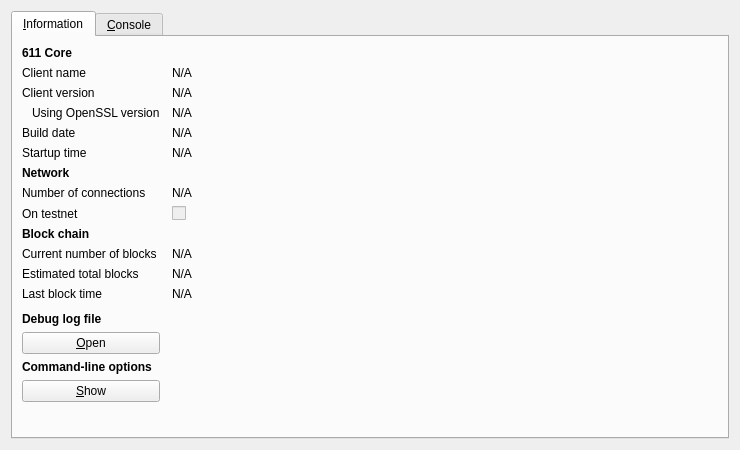
<?xml version="1.0" encoding="UTF-8"?>
<ui version="4.0">
 <class>RPCConsole</class>
 <widget class="QDialog" name="RPCConsole">
  <property name="geometry">
   <rect>
    <x>0</x>
    <y>0</y>
    <width>740</width>
    <height>450</height>
   </rect>
  </property>
  <property name="windowTitle">
   <string>611 - Debug window</string>
  </property>
  <layout class="QVBoxLayout" name="verticalLayout_2">
   <item>
    <widget class="QTabWidget" name="tabWidget">
     <property name="currentIndex">
      <number>0</number>
     </property>
     <widget class="QWidget" name="tab_info">
      <attribute name="title">
       <string>&amp;Information</string>
      </attribute>
      <layout class="QGridLayout" name="gridLayout" columnstretch="0,1">
       <property name="horizontalSpacing">
        <number>12</number>
       </property>
       <item row="0" column="0">
        <widget class="QLabel" name="label_9">
         <property name="font">
          <font>
           <weight>75</weight>
           <bold>true</bold>
          </font>
         </property>
         <property name="text">
          <string>611 Core</string>
         </property>
        </widget>
       </item>
       <item row="1" column="0">
        <widget class="QLabel" name="label_5">
         <property name="text">
          <string>Client name</string>
         </property>
        </widget>
       </item>
       <item row="1" column="1">
        <widget class="QLabel" name="clientName">
         <property name="cursor">
          <cursorShape>IBeamCursor</cursorShape>
         </property>
         <property name="text">
          <string>N/A</string>
         </property>
         <property name="textFormat">
          <enum>Qt::PlainText</enum>
         </property>
         <property name="textInteractionFlags">
          <set>Qt::LinksAccessibleByMouse|Qt::TextSelectableByKeyboard|Qt::TextSelectableByMouse</set>
         </property>
        </widget>
       </item>
       <item row="2" column="0">
        <widget class="QLabel" name="label_6">
         <property name="text">
          <string>Client version</string>
         </property>
        </widget>
       </item>
       <item row="2" column="1">
        <widget class="QLabel" name="clientVersion">
         <property name="cursor">
          <cursorShape>IBeamCursor</cursorShape>
         </property>
         <property name="text">
          <string>N/A</string>
         </property>
         <property name="textFormat">
          <enum>Qt::PlainText</enum>
         </property>
         <property name="textInteractionFlags">
          <set>Qt::LinksAccessibleByMouse|Qt::TextSelectableByKeyboard|Qt::TextSelectableByMouse</set>
         </property>
        </widget>
       </item>
       <item row="3" column="0">
        <widget class="QLabel" name="label_14">
         <property name="text">
          <string>Using OpenSSL version</string>
         </property>
         <property name="indent">
          <number>10</number>
         </property>
        </widget>
       </item>
       <item row="3" column="1">
        <widget class="QLabel" name="openSSLVersion">
         <property name="cursor">
          <cursorShape>IBeamCursor</cursorShape>
         </property>
         <property name="text">
          <string>N/A</string>
         </property>
         <property name="textFormat">
          <enum>Qt::PlainText</enum>
         </property>
         <property name="textInteractionFlags">
          <set>Qt::LinksAccessibleByMouse|Qt::TextSelectableByKeyboard|Qt::TextSelectableByMouse</set>
         </property>
        </widget>
       </item>
       <item row="4" column="0">
        <widget class="QLabel" name="label_12">
         <property name="text">
          <string>Build date</string>
         </property>
        </widget>
       </item>
       <item row="4" column="1">
        <widget class="QLabel" name="buildDate">
         <property name="cursor">
          <cursorShape>IBeamCursor</cursorShape>
         </property>
         <property name="text">
          <string>N/A</string>
         </property>
         <property name="textFormat">
          <enum>Qt::PlainText</enum>
         </property>
         <property name="textInteractionFlags">
          <set>Qt::LinksAccessibleByMouse|Qt::TextSelectableByKeyboard|Qt::TextSelectableByMouse</set>
         </property>
        </widget>
       </item>
       <item row="5" column="0">
        <widget class="QLabel" name="label_13">
         <property name="text">
          <string>Startup time</string>
         </property>
        </widget>
       </item>
       <item row="5" column="1">
        <widget class="QLabel" name="startupTime">
         <property name="cursor">
          <cursorShape>IBeamCursor</cursorShape>
         </property>
         <property name="text">
          <string>N/A</string>
         </property>
         <property name="textFormat">
          <enum>Qt::PlainText</enum>
         </property>
         <property name="textInteractionFlags">
          <set>Qt::LinksAccessibleByMouse|Qt::TextSelectableByKeyboard|Qt::TextSelectableByMouse</set>
         </property>
        </widget>
       </item>
       <item row="6" column="0">
        <widget class="QLabel" name="label_11">
         <property name="font">
          <font>
           <weight>75</weight>
           <bold>true</bold>
          </font>
         </property>
         <property name="text">
          <string>Network</string>
         </property>
        </widget>
       </item>
       <item row="7" column="0">
        <widget class="QLabel" name="label_7">
         <property name="text">
          <string>Number of connections</string>
         </property>
        </widget>
       </item>
       <item row="7" column="1">
        <widget class="QLabel" name="numberOfConnections">
         <property name="cursor">
          <cursorShape>IBeamCursor</cursorShape>
         </property>
         <property name="text">
          <string>N/A</string>
         </property>
         <property name="textFormat">
          <enum>Qt::PlainText</enum>
         </property>
         <property name="textInteractionFlags">
          <set>Qt::LinksAccessibleByMouse|Qt::TextSelectableByKeyboard|Qt::TextSelectableByMouse</set>
         </property>
        </widget>
       </item>
       <item row="8" column="0">
        <widget class="QLabel" name="label_8">
         <property name="text">
          <string>On testnet</string>
         </property>
        </widget>
       </item>
       <item row="8" column="1">
        <widget class="QCheckBox" name="isTestNet">
         <property name="enabled">
          <bool>false</bool>
         </property>
         <property name="text">
          <string/>
         </property>
        </widget>
       </item>
       <item row="9" column="0">
        <widget class="QLabel" name="label_10">
         <property name="font">
          <font>
           <weight>75</weight>
           <bold>true</bold>
          </font>
         </property>
         <property name="text">
          <string>Block chain</string>
         </property>
        </widget>
       </item>
       <item row="10" column="0">
        <widget class="QLabel" name="label_3">
         <property name="text">
          <string>Current number of blocks</string>
         </property>
        </widget>
       </item>
       <item row="10" column="1">
        <widget class="QLabel" name="numberOfBlocks">
         <property name="cursor">
          <cursorShape>IBeamCursor</cursorShape>
         </property>
         <property name="text">
          <string>N/A</string>
         </property>
         <property name="textFormat">
          <enum>Qt::PlainText</enum>
         </property>
         <property name="textInteractionFlags">
          <set>Qt::LinksAccessibleByMouse|Qt::TextSelectableByKeyboard|Qt::TextSelectableByMouse</set>
         </property>
        </widget>
       </item>
       <item row="11" column="0">
        <widget class="QLabel" name="label_4">
         <property name="text">
          <string>Estimated total blocks</string>
         </property>
        </widget>
       </item>
       <item row="11" column="1">
        <widget class="QLabel" name="totalBlocks">
         <property name="cursor">
          <cursorShape>IBeamCursor</cursorShape>
         </property>
         <property name="text">
          <string>N/A</string>
         </property>
         <property name="textFormat">
          <enum>Qt::PlainText</enum>
         </property>
         <property name="textInteractionFlags">
          <set>Qt::LinksAccessibleByMouse|Qt::TextSelectableByKeyboard|Qt::TextSelectableByMouse</set>
         </property>
        </widget>
       </item>
       <item row="12" column="0">
        <widget class="QLabel" name="label_2">
         <property name="text">
          <string>Last block time</string>
         </property>
        </widget>
       </item>
       <item row="12" column="1">
        <widget class="QLabel" name="lastBlockTime">
         <property name="cursor">
          <cursorShape>IBeamCursor</cursorShape>
         </property>
         <property name="text">
          <string>N/A</string>
         </property>
         <property name="textFormat">
          <enum>Qt::PlainText</enum>
         </property>
         <property name="textInteractionFlags">
          <set>Qt::LinksAccessibleByMouse|Qt::TextSelectableByKeyboard|Qt::TextSelectableByMouse</set>
         </property>
        </widget>
       </item>
       <item row="13" column="0">
        <spacer name="verticalSpacer_2">
         <property name="orientation">
          <enum>Qt::Vertical</enum>
         </property>
         <property name="sizeHint" stdset="0">
          <size>
           <width>20</width>
           <height>20</height>
          </size>
         </property>
        </spacer>
       </item>
       <item row="14" column="0">
        <widget class="QLabel" name="labelDebugLogfile">
         <property name="font">
          <font>
           <weight>75</weight>
           <bold>true</bold>
          </font>
         </property>
         <property name="text">
          <string>Debug log file</string>
         </property>
        </widget>
       </item>
       <item row="15" column="0">
        <widget class="QPushButton" name="openDebugLogfileButton">
         <property name="toolTip">
          <string>Open the 611 debug log file from the current data directory. This can take a few seconds for large log files.</string>
         </property>
         <property name="text">
          <string>&amp;Open</string>
         </property>
         <property name="autoDefault">
          <bool>false</bool>
         </property>
        </widget>
       </item>
       <item row="16" column="0">
        <widget class="QLabel" name="labelCLOptions">
         <property name="font">
          <font>
           <weight>75</weight>
           <bold>true</bold>
          </font>
         </property>
         <property name="text">
          <string>Command-line options</string>
         </property>
        </widget>
       </item>
       <item row="17" column="0">
        <widget class="QPushButton" name="showCLOptionsButton">
         <property name="toolTip">
          <string>Show the 611-Qt help message to get a list with possible 611 command-line options.</string>
         </property>
         <property name="text">
          <string>&amp;Show</string>
         </property>
         <property name="autoDefault">
          <bool>false</bool>
         </property>
        </widget>
       </item>
       <item row="18" column="0">
        <spacer name="verticalSpacer">
         <property name="orientation">
          <enum>Qt::Vertical</enum>
         </property>
         <property name="sizeHint" stdset="0">
          <size>
           <width>20</width>
           <height>40</height>
          </size>
         </property>
        </spacer>
       </item>
      </layout>
     </widget>
     <widget class="QWidget" name="tab_console">
      <attribute name="title">
       <string>&amp;Console</string>
      </attribute>
      <layout class="QVBoxLayout" name="verticalLayout_3">
       <property name="spacing">
        <number>3</number>
       </property>
       <item>
        <widget class="QTextEdit" name="messagesWidget">
         <property name="minimumSize">
          <size>
           <width>0</width>
           <height>100</height>
          </size>
         </property>
         <property name="readOnly">
          <bool>true</bool>
         </property>
         <property name="tabKeyNavigation" stdset="0">
          <bool>false</bool>
         </property>
         <property name="columnCount" stdset="0">
          <number>2</number>
         </property>
        </widget>
       </item>
       <item>
        <layout class="QHBoxLayout" name="horizontalLayout">
         <property name="spacing">
          <number>3</number>
         </property>
         <item>
          <widget class="QLabel" name="label">
           <property name="text">
            <string notr="true">&gt;</string>
           </property>
          </widget>
         </item>
         <item>
          <widget class="QLineEdit" name="lineEdit"/>
         </item>
         <item>
          <widget class="QPushButton" name="clearButton">
           <property name="maximumSize">
            <size>
             <width>24</width>
             <height>24</height>
            </size>
           </property>
           <property name="toolTip">
            <string>Clear console</string>
           </property>
           <property name="text">
            <string/>
           </property>
           <property name="icon">
            <iconset resource="../bitcoin.qrc">
             <normaloff>:/icons/remove</normaloff>:/icons/remove</iconset>
           </property>
           <property name="shortcut">
            <string notr="true">Ctrl+L</string>
           </property>
           <property name="autoDefault">
            <bool>false</bool>
           </property>
          </widget>
         </item>
        </layout>
       </item>
      </layout>
     </widget>
    </widget>
   </item>
  </layout>
 </widget>
 <resources>
  <include location="../bitcoin.qrc"/>
 </resources>
 <connections/>
</ui>
